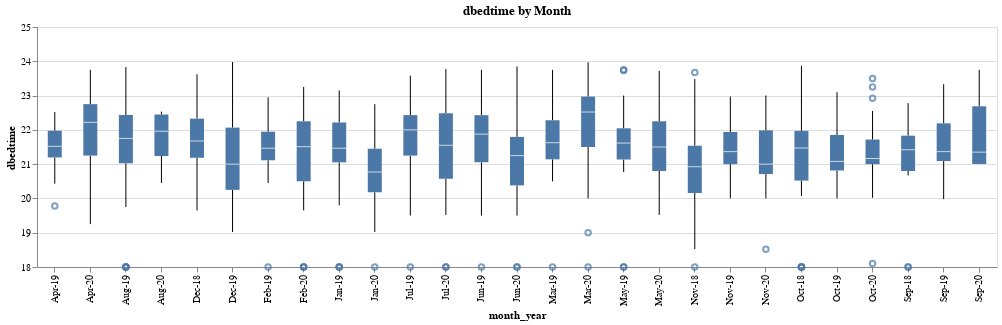
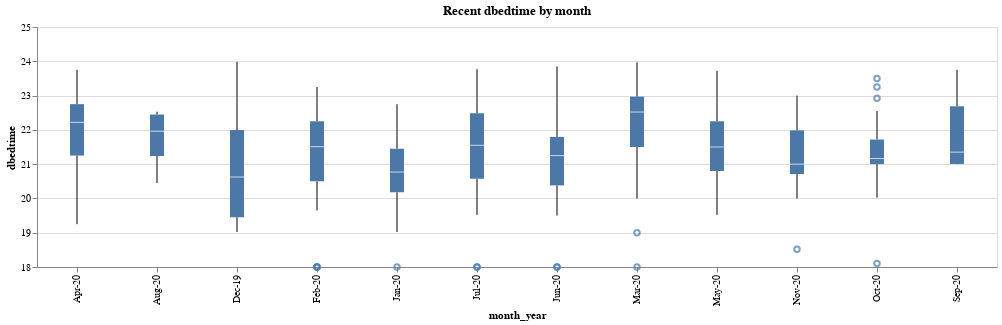
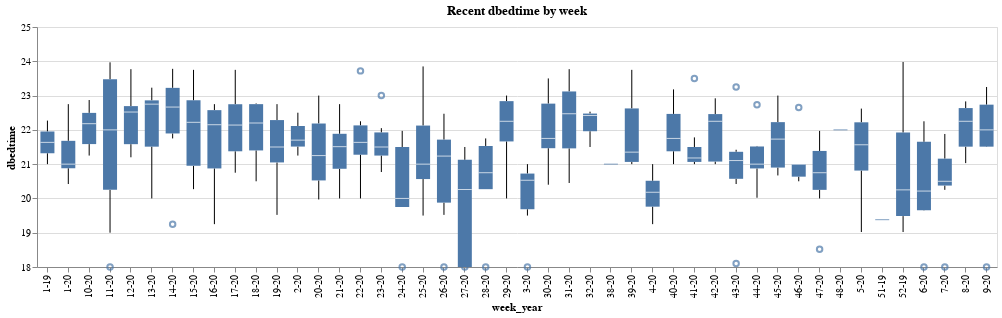

The notebook cell these images were saved under, in order:
### Code cell
earliest = arrow.utcnow().shift(months=-12).date()
fact, domain = "dbedtime", (18, 25)
# fact,domain = "dwaketime", (4,9)
# fact,domain = "Heartrate", (50,80)


box_plot_weight_over_time(
    df_alltime, idx_month_year, fact, f"{fact} by Month", domain=domain
)

box_plot_weight_over_time(
    df[earliest:], idx_month_year, fact, title=f"Recent {fact} by month", domain=domain
)
box_plot_weight_over_time(
    df[earliest:], idx_week_year, fact, title=f"Recent {fact} by week", domain=domain
)

### Figure 1 — Vega-Lite specification as saved in the notebook (floating-point values rounded to 4 significant figures; data arrays with more than 128 entries replaced by an {"elided": "..."} marker saying what was removed)
{"config": {"view": {"continuousWidth": 400, "continuousHeight": 300}}, "data": {"name": "data-ca5a5c8a74a523ed94b46786cd4d6f4a"}, "mark": "boxplot", "encoding": {"x": {"type": "nominal", "field": "month_year"}, "y": {"type": "quantitative", "field": "dbedtime", "scale": {"clamp": true, "domain": [18, 25]}}}, "height": 240, "selection": {"selector042": {"type": "interval", "bind": "scales", "encodings": ["x", "y"]}}, "title": "dbedtime by Month", "width": 960, "$schema": "https://vega.github.io/schema/vega-lite/v4.8.1.json", "datasets": {"data-ca5a5c8a74a523ed94b46786cd4d6f4a": {"elided": "679 records"}}}

### Figure 2 — Vega-Lite specification as saved in the notebook (floating-point values rounded to 4 significant figures; data arrays with more than 128 entries replaced by an {"elided": "..."} marker saying what was removed)
{"config": {"view": {"continuousWidth": 400, "continuousHeight": 300}}, "data": {"name": "data-cf5aabfed4a751d9695caed95458d143"}, "mark": "boxplot", "encoding": {"x": {"type": "nominal", "field": "month_year"}, "y": {"type": "quantitative", "field": "dbedtime", "scale": {"clamp": true, "domain": [18, 25]}}}, "height": 240, "selection": {"selector043": {"type": "interval", "bind": "scales", "encodings": ["x", "y"]}}, "title": "Recent dbedtime by month", "width": 960, "$schema": "https://vega.github.io/schema/vega-lite/v4.8.1.json", "datasets": {"data-cf5aabfed4a751d9695caed95458d143": {"elided": "266 records"}}}

### Figure 3 — Vega-Lite specification as saved in the notebook (floating-point values rounded to 4 significant figures; data arrays with more than 128 entries replaced by an {"elided": "..."} marker saying what was removed)
{"config": {"view": {"continuousWidth": 400, "continuousHeight": 300}}, "data": {"name": "data-cf5aabfed4a751d9695caed95458d143"}, "mark": "boxplot", "encoding": {"x": {"type": "nominal", "field": "week_year"}, "y": {"type": "quantitative", "field": "dbedtime", "scale": {"clamp": true, "domain": [18, 25]}}}, "height": 240, "selection": {"selector044": {"type": "interval", "bind": "scales", "encodings": ["x", "y"]}}, "title": "Recent dbedtime by week", "width": 960, "$schema": "https://vega.github.io/schema/vega-lite/v4.8.1.json", "datasets": {"data-cf5aabfed4a751d9695caed95458d143": {"elided": "266 records"}}}
